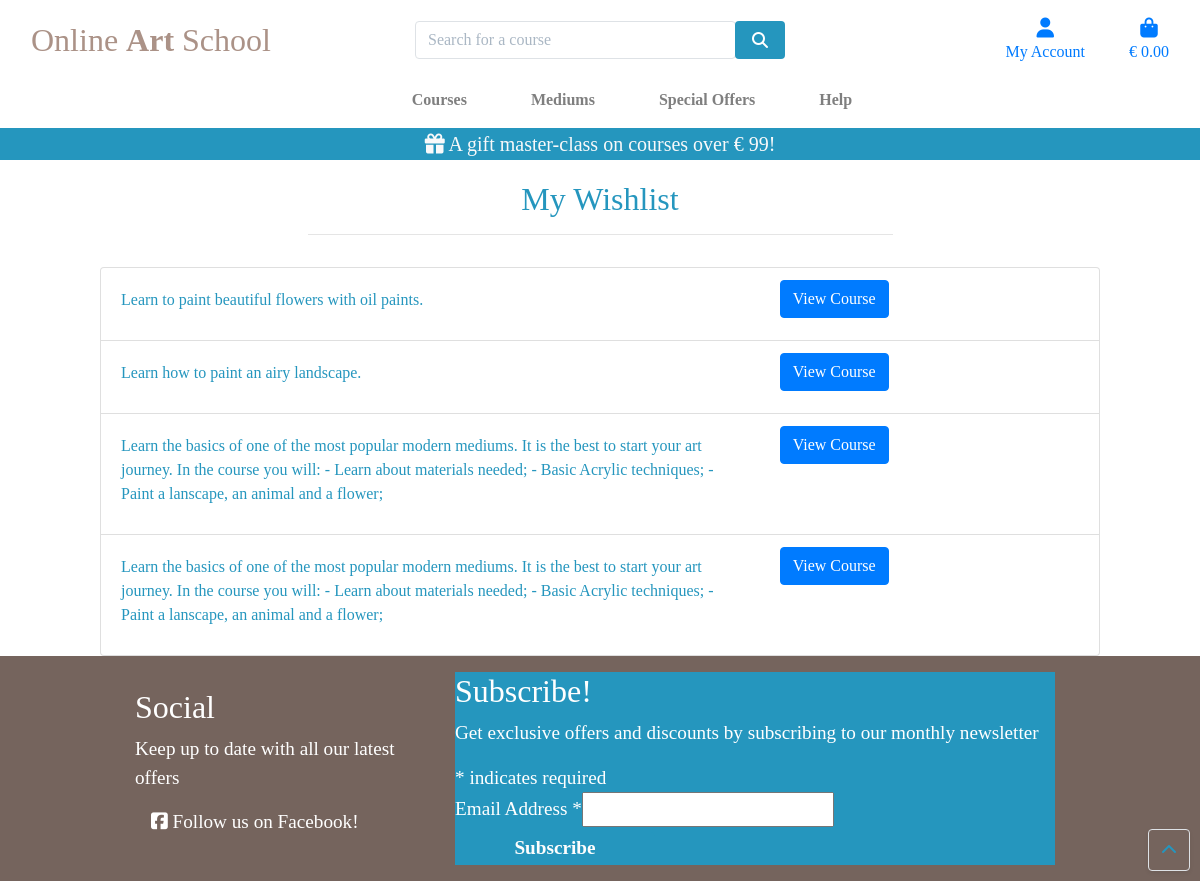
The page /profile/wishlist/ (signed in) on the database its author committed.
### profiles/models.py (models this page shows, shortened)
class WishItem(models.Model):
    user = models.ForeignKey('UserProfile', on_delete=models.CASCADE)
    course = models.ForeignKey('courses.Course', on_delete=models.CASCADE)
    category = models.ForeignKey('courses.Category', null=True, blank=True, on_delete=models.SET_NULL)

### courses/models.py (models this page shows, shortened)
class Course(models.Model):
    category = models.ForeignKey('Category', null=True, blank=True, on_delete=models.SET_NULL)
    sku = models.CharField(max_length=254, null=True, blank=True)
    name = models.CharField(max_length=254)
    description = models.TextField()
    is_open = models.BooleanField(default=False, null=True, blank=True)
    price = models.DecimalField(max_digits=6, decimal_places=2)
    image_url = models.URLField(max_length=1024, null=True, blank=True)
    image = models.ImageField(null=True, blank=True)
    video_url = models.URLField(max_length=1024, null=True, blank=True)
    video = EmbedVideoField(null=True, blank=True)

### profiles/views.py (the view)
# urls.py: path('wishlist/', views.wishlist, name='wishlist'),
@login_required
def wishlist(request):
    user = UserProfile.objects.get(user=request.user)
    wishlist_items = WishItem.objects.filter(user=user)
    return render(request, 'courses/wishlist.html', {'wishlist_items': wishlist_items})

### bag/contexts.py (called while the page is built, shortened)
def bag_contents(request):
    bag_items = []
    total = 0
    course_count = 0
    free_mc = False
    bag = request.session.get('bag', {})
    if total < settings.FREE_MC_THRESHOLD:
        free_mc_delta = settings.FREE_MC_THRESHOLD - total
    else:
        free_mc = get_object_or_404(Course, pk=1)
        free_mc.price = 0
        free_mc_delta = 0
    context = {
        'bag_items': bag_items,
        'total': total,
        'course_count': course_count,
        'free_mc_threshold': settings.FREE_MC_THRESHOLD,
        'free_mc_delta': free_mc_delta,
        'free_mc': free_mc,
    }
    return context

### courses/templates/courses/wishlist.html (shortened to what this page needs)
{% extends "base.html" %}
{% load static %}
{% block page_header %}
    <div class="container header-container">
    </div>
{% endblock %}
{% block content %}
    <div class="container-fluid">
        <div class="row">
            <div class="col text-center mt-3">
                <h2 class="">My Wishlist</h2>
                <hr class="w-50 mb-1">
            </div>
        </div>
        <div class="row">
            <div class="course-container col-10 offset-1">
                <div class="row">
                    {% if wishlist_items %}
                        <ul class="list-group mt-3">
                            {% for item in wishlist_items %}
                            <li class="list-group-item">
                                <div class="row">
                                <div class="col-md-8">
                                    <p>{{ item.course.description }}</p>
                                </div>
                                <div class="col-md-4">
                                    <a href="{% url 'course_detail' course_id=item.course.id %}" class="btn btn-primary">View Course</a>
                                </div>
                                </div>
                            </li>
                            {% endfor %}
                        </ul>
                        {% else %}
                        <p>Your wishlist is empty.</p>
                        {% endif %}
                    </div>
                </div>
            </div>
        </div>
    <div class="btt-button shadow-sm rounded border">
        <a class="btt-link d-flex h-100">
            <i class="fas fa-chevron-up mx-auto my-auto"></i>
        </a>
    </div>
{% endblock %}

### static/css/base.css (style rules this page uses)
html { height: 100%; }
body { background: url('/media/elena-mozhvilo-xw8DfYBaNbQ-unsplash.jpg') no-repeat center center fixed; background-size: cover; height: calc(100vh - 164px); color: #2596be; font-family: 'Georgia'; }
.btt-button { height: 42px; width: 42px; position: fixed; bottom: 10px; right: 10px; }
.btt-link, .update-button, .remove-button { cursor: pointer; }
@media (min-width: 1200px) { .container { max-width: 80%; } }
@media (min-width: 992px) { .header-container { padding-top: 164px; } }

### rows shown on the page
WishItem: course.description "Learn to paint beautiful flowers with oil paints."
WishItem: course.description "Learn how to paint an airy landscape."
WishItem: course.description "Learn the basics of one of the most popular modern mediums. It is the best to start your art journey. In the course you will: - Learn about materials needed; - Basic Acrylic techniques; - Paint a lanscape, an animal and a flower;"
WishItem: course.description "Learn the basics of one of the most popular modern mediums. It is the best to start your art journey. In the course you will: - Learn about materials needed; - Basic Acrylic techniques; - Paint a lanscape, an animal and a flower;"

### other values the page prints
{{ free_mc_threshold }} "99"
